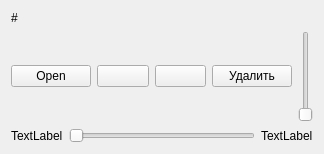
<?xml version="1.0" encoding="UTF-8"?>
<ui version="4.0">
 <class>SoundPlayer</class>
 <widget class="QWidget" name="SoundPlayer">
  <property name="geometry">
   <rect>
    <x>0</x>
    <y>0</y>
    <width>324</width>
    <height>154</height>
   </rect>
  </property>
  <property name="windowTitle">
   <string>Form</string>
  </property>
  <property name="autoFillBackground">
   <bool>true</bool>
  </property>
  <layout class="QGridLayout" name="gridLayout">
   <item row="1" column="0">
    <layout class="QHBoxLayout" name="horizontalLayout">
     <item>
      <widget class="QPushButton" name="pushButtonOpen">
       <property name="text">
        <string>Open</string>
       </property>
      </widget>
     </item>
     <item>
      <widget class="QPushButton" name="pushButtonPlay">
       <property name="text">
        <string/>
       </property>
      </widget>
     </item>
     <item>
      <widget class="QPushButton" name="pushButtonStop">
       <property name="text">
        <string/>
       </property>
      </widget>
     </item>
     <item>
      <widget class="QPushButton" name="pushButtonDelete">
       <property name="text">
        <string>Удалить</string>
       </property>
      </widget>
     </item>
     <item>
      <widget class="QSlider" name="sliderVolume">
       <property name="orientation">
        <enum>Qt::Vertical</enum>
       </property>
      </widget>
     </item>
    </layout>
   </item>
   <item row="2" column="0">
    <layout class="QHBoxLayout" name="horizontalLayout_2">
     <item>
      <widget class="QLabel" name="labelCurrent">
       <property name="text">
        <string>TextLabel</string>
       </property>
      </widget>
     </item>
     <item>
      <widget class="QSlider" name="sliderPosition">
       <property name="orientation">
        <enum>Qt::Horizontal</enum>
       </property>
      </widget>
     </item>
     <item>
      <widget class="QLabel" name="labelRemain">
       <property name="text">
        <string>TextLabel</string>
       </property>
      </widget>
     </item>
    </layout>
   </item>
   <item row="0" column="0">
    <widget class="QLabel" name="labelPath">
     <property name="text">
      <string>#</string>
     </property>
    </widget>
   </item>
  </layout>
 </widget>
 <resources/>
 <connections/>
</ui>
